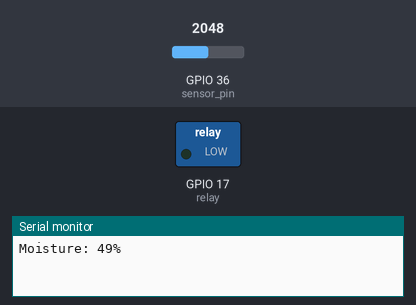
The program below on a simulated ESP32. Parts: switched loads named in the program (green lamp = pin HIGH), the last lines printed to the serial monitor. The test bench sets the inputs (shaded band); at power-on: GPIO 36 (sensor_pin) = 2048. WiFi joins after 1.5 s; servers stay silent unless stated.

Above: at 3.0 s.
3.1 s: GPIO 36 (sensor_pin) set to 3831
5.0 s: GPIO 36 (sensor_pin) set to 3928
At 7.0 s:
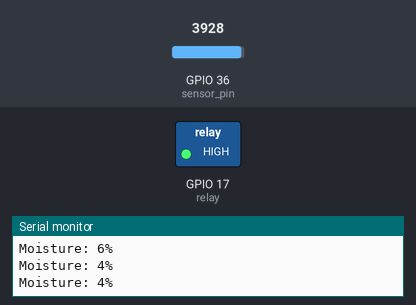
7.3 s: GPIO 36 (sensor_pin) set to 3294
9.0 s: GPIO 36 (sensor_pin) set to 3189
At 11.0 s:
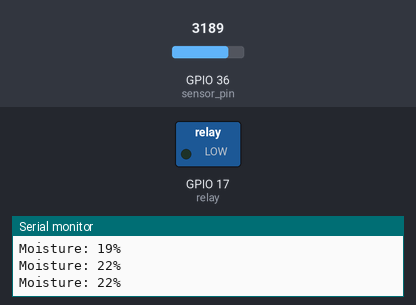
11.3 s: GPIO 36 (sensor_pin) set to 4095
At 12.7 s:
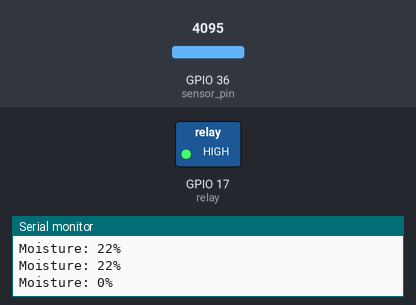
Timing chart, 0 to 14.3 s (numbered marks = the images above; inputs shaded):
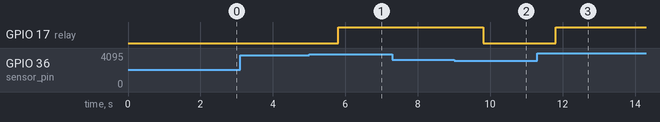

The program:

main.cpp
```cpp
#include <Arduino.h>
#include <WiFi.h>
#include <ESP32Servo.h>

#define BLYNK_TEMPLATE_ID "TMPL6xWoL16n6"
#define BLYNK_TEMPLATE_NAME "Tưới cây V2"
#define BLYNK_AUTH_TOKEN "ItTwFbcyxCPne-6TFQqp-TBGbX9RqGso"

#include <BlynkSimpleEsp32.h>
#include <TimeLib.h>

BlynkTimer timer;

char ssid[] = "S22 của Minh";
char pass[] = "12345678";

int moisture, sensor_analog;
const int sensor_pin = 36;  // Moisture sensor pin
const int relay = 17;       // Relay control pin
bool relay_state = false;

bool autoMode = true;  // Variable to track auto/manual mode

// Function to control the relay
void controlRelay(bool state, bool fromAuto = false) {
  if (fromAuto && !autoMode) return;  // Skip auto control if in manual mode

  relay_state = state;
  digitalWrite(relay, state);  // Changed: Removed the ! operator to fix relay logic
  Blynk.virtualWrite(V0, state);
  if (!fromAuto) {
    Blynk.virtualWrite(V1, state);
  }
}

void checkMoistureTrigger() {
  if (moisture < 5) {
    digitalWrite(relay, HIGH);  // Turn on pump
    Blynk.virtualWrite(V0, 1);  // Update status LED
  }
  else if (moisture > 20) {
    digitalWrite(relay, LOW);   // Turn off pump
    Blynk.virtualWrite(V0, 0);  // Update status LED
  }
}

void sendSensor()
{
  // Read moisture sensor
  sensor_analog = analogRead(sensor_pin);
  moisture = (100 - ((sensor_analog / 4095.0) * 100));

  // Debug output
  Serial.print("Moisture: ");
  Serial.print(moisture);
  Serial.println("%");

  // Send to Blynk
  Blynk.virtualWrite(V2, moisture);

  // Check moisture trigger separately from button control
  checkMoistureTrigger();
}

// Handle manual control from Blynk app
BLYNK_WRITE(V1)
{
    // Direct button control of the relay
    if (param.asInt()) {
        digitalWrite(relay, HIGH);  // Turn on pump
        Blynk.virtualWrite(V0, 1);  // Update status LED
    } else {
        digitalWrite(relay, LOW);   // Turn off pump
        Blynk.virtualWrite(V0, 0);  // Update status LED
    }
}

void setup()
{
  // Initialize hardware
  Serial.begin(115200);

  // Set pin modes
  pinMode(relay, OUTPUT);
  pinMode(sensor_pin, INPUT);  // Moisture sensor is an input

  // Initialize relay to OFF state (pump off)
  digitalWrite(relay, LOW);   // LOW turns pump off

  // Connect to Blynk
  Blynk.begin(BLYNK_AUTH_TOKEN, ssid, pass);

  // Setup timer for sensor readings
  timer.setInterval(1000L, sendSensor);

  // Update Blynk with initial state
  Blynk.virtualWrite(V0, 0);  // Status LED
  Blynk.virtualWrite(V1, 0);  // Button state
}

void loop()
{
    Blynk.run();
    timer.run();
}
```

Measured:
- the behaviour switches between 3890 and 3891 on GPIO 36 (sensor_pin) (found by bisection; images 0 and 1)
- the behaviour switches between 3236 and 3235 on GPIO 36 (sensor_pin) (found by bisection; images 1 and 2)
- after the input at 5.0 s, GPIO 17 (relay): LOW → HIGH after 0.80 s
- after the input at 9.0 s, GPIO 17 (relay): HIGH → LOW after 0.80 s
- after the input at 11.3 s, GPIO 17 (relay): LOW → HIGH after 0.50 s
